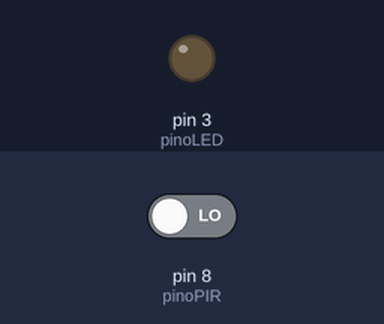
This sketch was run on a simulated Arduino Uno, built with avr-gcc and run on an emulated ATmega328P. Parts: output pins drawn as LEDs (lit = HIGH). The inputs (shaded band) are chosen by the test bench; at power-on: pin 8 (pinoPIR) LOW.

Above: at 1.2 s.
1.3 s: pin 8 (pinoPIR) driven HIGH
At 1.7 s:
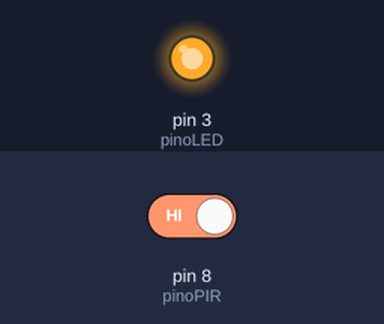
2.8 s: pin 8 (pinoPIR) driven LOW
At 4.1 s:
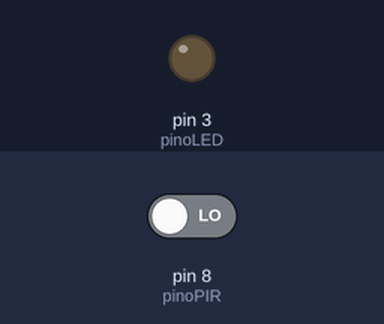
Timing chart, 0 to 5.8 s (numbered marks = the images above; inputs shaded):
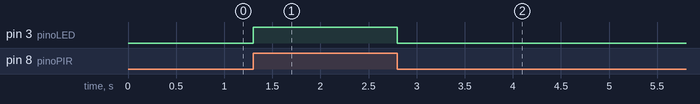

Measured:
- after the input at 1.3 s, pin 3 (pinoLED): LOW → HIGH at once
- after the input at 2.8 s, pin 3 (pinoLED): HIGH → LOW at once

The sketch:

restored_v614_brilliant_bruticus_wluff1.ino
```cpp
// Definição dos pinos com base na imagem do circuito
const int pinoPIR = 8;
const int pinoLED = 3;

int estadoSensor = 0;   // Variável para armazenar a leitura do sensor

void setup() {
  pinMode(pinoPIR, INPUT);   // Configura o pino do sensor como ENTRADA
  pinMode(pinoLED, OUTPUT);  // Configura o pino do LED como SAÍDA

  Serial.begin(9600);
}

void loop() {
  // Lê o valor do pino digital 8 (PIR)
  estadoSensor = digitalRead(pinoPIR);

  // Se o sensor detectar movimento (Sinal HIGH / 1)
  if (estadoSensor == HIGH) {
    digitalWrite(pinoLED, HIGH); // Liga o LED
  }
  else {
    digitalWrite(pinoLED, LOW);  // Desliga o LED
  }
}
```
